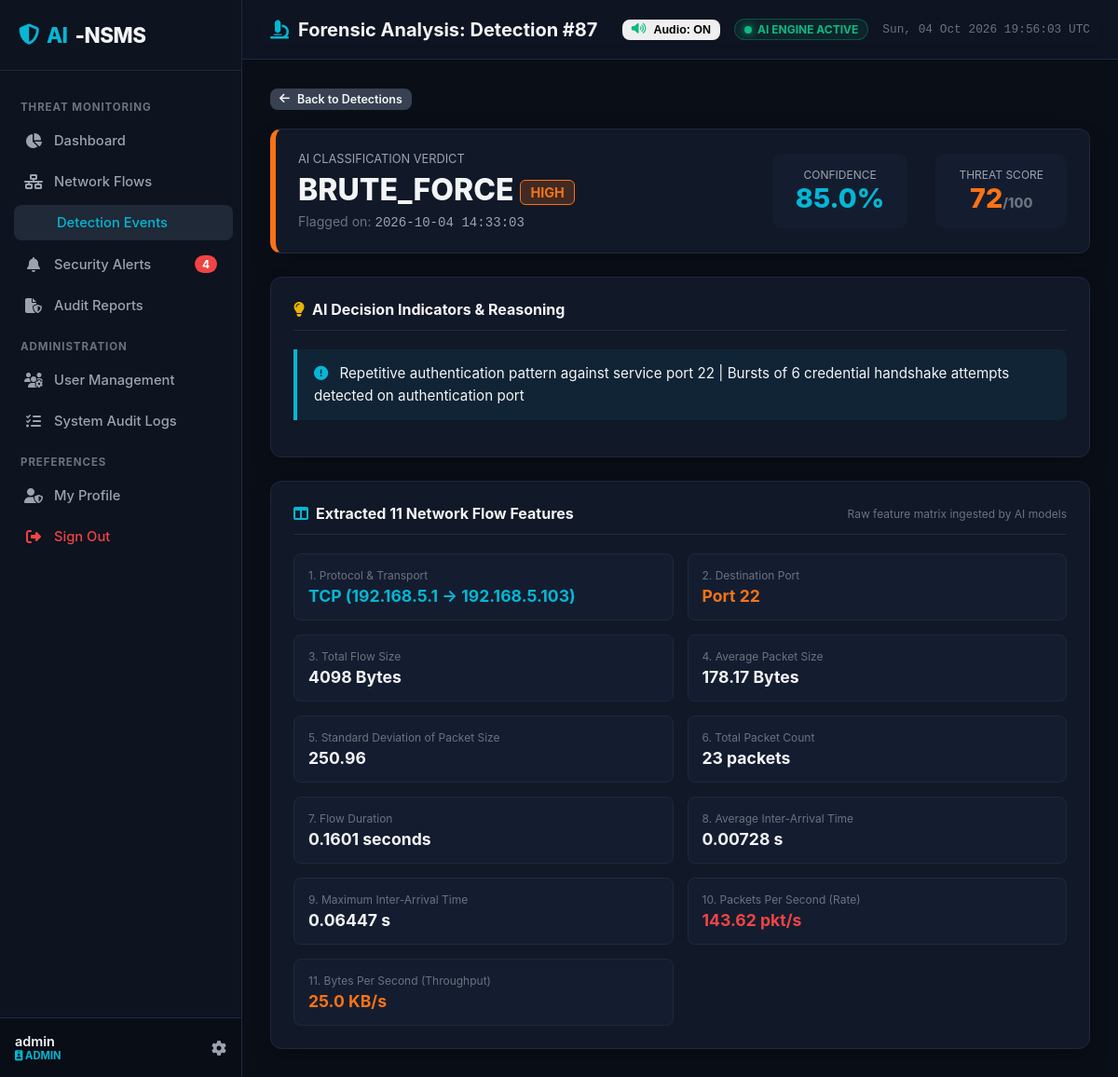
The page /detections/87 (signed in) on the database its author committed.
### tables this page shows
CREATE TABLE users (
            id INTEGER PRIMARY KEY AUTOINCREMENT,
            username TEXT UNIQUE NOT NULL,
            email TEXT UNIQUE NOT NULL,
            password_hash TEXT NOT NULL,
            role TEXT NOT NULL DEFAULT 'SECURITY_ANALYST',
            is_active INTEGER NOT NULL DEFAULT 1,
            must_change_password INTEGER NOT NULL DEFAULT 0,
            created_at TEXT NOT NULL,
            last_login TEXT
        );

CREATE TABLE detections (
            id INTEGER PRIMARY KEY AUTOINCREMENT,
            flow_id INTEGER NOT NULL,
            prediction TEXT NOT NULL,
            attack_type TEXT NOT NULL,
            confidence REAL NOT NULL DEFAULT 1.0,
            threat_score INTEGER NOT NULL DEFAULT 0,
            severity TEXT NOT NULL DEFAULT 'LOW',
            indicators TEXT,
            detected_at TEXT NOT NULL, traffic_source TEXT DEFAULT "live", session_id TEXT DEFAULT "",
            FOREIGN KEY (flow_id) REFERENCES network_flows (id) ON DELETE CASCADE
        );

CREATE TABLE network_flows (
            id INTEGER PRIMARY KEY AUTOINCREMENT,
            source_ip TEXT NOT NULL,
            destination_ip TEXT NOT NULL,
            protocol TEXT NOT NULL,
            destination_port INTEGER NOT NULL,
            flow_duration REAL NOT NULL DEFAULT 0.0,
            total_flow_size REAL NOT NULL DEFAULT 0.0,
            average_packet_size REAL NOT NULL DEFAULT 0.0,
            std_packet_size REAL NOT NULL DEFAULT 0.0,
            packet_count INTEGER NOT NULL DEFAULT 0,
            average_inter_arrival_time REAL NOT NULL DEFAULT 0.0,
            maximum_inter_arrival_time REAL NOT NULL DEFAULT 0.0,
            packets_per_second REAL NOT NULL DEFAULT 0.0,
            bytes_per_second REAL NOT NULL DEFAULT 0.0,
            captured_at TEXT NOT NULL
        , traffic_source TEXT DEFAULT "live", session_id TEXT DEFAULT "");

### src/routes/detection_routes.py (the view)
@detection_bp.route('/detections/<int:detection_id>')
@login_required
def detail(detection_id):
    user = get_current_user()
    det = Detection.find_by_id_with_flow(detection_id)
    if not det:
        abort(404)
    return render_template('detection_detail.html', user=user, detection=det)

### templates/detection_detail.html (shortened to what this page needs)
{% extends "base.html" %}
{% block page_header %}<i class="fas fa-microscope" style="color: var(--accent-cyan);"></i> Forensic Analysis: Detection #{{ detection.id }}{% endblock %}
{% block content %}
<div style="margin-bottom: 20px;">
    <a href="/detections" class="btn btn-secondary btn-sm"><i class="fas fa-arrow-left"></i> Back to Detections</a>
</div>
<div class="soc-card" style="margin-bottom: 25px; border-left: 6px solid var(--sev-{{ detection.severity|lower }});">
    <div style="display: flex; justify-content: space-between; align-items: center; flex-wrap: wrap; gap: 20px;">
        <div>
            <div style="font-size: 0.8rem; color: var(--text-secondary); text-transform: uppercase;">AI Classification Verdict</div>
            <h1 style="font-size: 2rem; font-weight: 800; margin: 6px 0; color: var(--text-primary);">
                {{ detection.attack_type }}
                <span class="badge-sev badge-{{ detection.severity|lower }}" style="vertical-align: middle; font-size: 0.9rem;">{{ detection.severity }}</span>
            </h1>
            <div style="color: var(--text-muted); font-size: 0.88rem;">
                Flagged on: <span class="code-font" style="color: var(--text-secondary);">{{ detection.detected_at.replace('T', ' ').split('.')[0] }}</span>
            </div>
        </div>
        <div style="display: flex; gap: 30px; text-align: center;">
            <div style="background: #141d2f; padding: 15px 25px; border-radius: 10px;">
                <div style="font-size: 0.75rem; color: var(--text-secondary); text-transform: uppercase;">Confidence</div>
                <div style="font-size: 1.8rem; font-weight: 800; color: var(--accent-cyan);">{{ "%.1f"|format(detection.confidence * 100) }}%</div>
            </div>
            <div style="background: #141d2f; padding: 15px 25px; border-radius: 10px;">
                <div style="font-size: 0.75rem; color: var(--text-secondary); text-transform: uppercase;">Threat Score</div>
                <div style="font-size: 1.8rem; font-weight: 800; color: {% if detection.threat_score >= 80 %}var(--sev-critical){% elif detection.threat_score >= 50 %}var(--sev-high){% else %}var(--sev-low){% endif %};">
                    {{ detection.threat_score }}<span style="font-size: 0.9rem; color: var(--text-muted);">/100</span>
                </div>
            </div>
        </div>
    </div>
</div>
<div class="soc-card" style="margin-bottom: 25px;">
    <div class="soc-card-header">
        <div class="soc-card-title"><i class="fas fa-lightbulb" style="color: var(--sev-medium);"></i> AI Decision Indicators & Reasoning</div>
    </div>
    <div class="indicator-box">
        <p style="font-size: 0.95rem; line-height: 1.6; color: var(--text-primary);">
            <i class="fas fa-circle-exclamation" style="color: var(--accent-cyan); margin-right: 8px;"></i>
            {{ detection.indicators or "Standard legitimate traffic pattern identified across all 11 statistical features." }}
        </p>
    </div>
</div>
<div class="soc-card">
    <div class="soc-card-header">
        <div class="soc-card-title"><i class="fas fa-table-columns" style="color: var(--accent-cyan);"></i> Extracted 11 Network Flow Features</div>
        <span style="font-size: 0.75rem; color: var(--text-muted);">Raw feature matrix ingested by AI models</span>
    </div>
    <div style="display: grid; grid-template-columns: repeat(auto-fit, minmax(280px, 1fr)); gap: 15px;">
        <div style="background: #141d2f; padding: 15px; border-radius: 8px; border: 1px solid var(--border-color);">
            <div style="font-size: 0.75rem; color: var(--text-muted);">1. Protocol & Transport</div>
            <div style="font-size: 1.1rem; font-weight: 700; color: var(--accent-cyan); margin-top: 4px;">{{ detection.flow.protocol }} ({{ detection.flow.source_ip }} &rarr; {{ detection.flow.destination_ip }})</div>
        </div>
        <div style="background: #141d2f; padding: 15px; border-radius: 8px; border: 1px solid var(--border-color);">
            <div style="font-size: 0.75rem; color: var(--text-muted);">2. Destination Port</div>
            <div style="font-size: 1.1rem; font-weight: 700; color: var(--sev-high); margin-top: 4px;">Port {{ detection.flow.destination_port }}</div>
        </div>
        <div style="background: #141d2f; padding: 15px; border-radius: 8px; border: 1px solid var(--border-color);">
            <div style="font-size: 0.75rem; color: var(--text-muted);">3. Total Flow Size</div>
            <div style="font-size: 1.1rem; font-weight: 700; color: var(--text-primary); margin-top: 4px;">{{ detection.flow.total_flow_size|int }} Bytes</div>
        </div>
        <div style="background: #141d2f; padding: 15px; border-radius: 8px; border: 1px solid var(--border-color);">
            <div style="font-size: 0.75rem; color: var(--text-muted);">4. Average Packet Size</div>
            <div style="font-size: 1.1rem; font-weight: 700; color: var(--text-primary); margin-top: 4px;">{{ detection.flow.average_packet_size }} Bytes</div>
        </div>
        <div style="background: #141d2f; padding: 15px; border-radius: 8px; border: 1px solid var(--border-color);">
            <div style="font-size: 0.75rem; color: var(--text-muted);">5. Standard Deviation of Packet Size</div>
            <div style="font-size: 1.1rem; font-weight: 700; color: var(--text-primary); margin-top: 4px;">{{ detection.flow.std_packet_size }}</div>
        </div>
        <div style="background: #141d2f; padding: 15px; border-radius: 8px; border: 1px solid var(--border-color);">
            <div style="font-size: 0.75rem; color: var(--text-muted);">6. Total Packet Count</div>
            <div style="font-size: 1.1rem; font-weight: 700; color: var(--text-primary); margin-top: 4px;">{{ detection.flow.packet_count }} packets</div>
        </div>
        <div style="background: #141d2f; padding: 15px; border-radius: 8px; border: 1px solid var(--border-color);">
            <div style="font-size: 0.75rem; color: var(--text-muted);">7. Flow Duration</div>
            <div style="font-size: 1.1rem; font-weight: 700; color: var(--text-primary); margin-top: 4px;">{{ detection.flow.flow_duration }} seconds</div>
        </div>
        <div style="background: #141d2f; padding: 15px; border-radius: 8px; border: 1px solid var(--border-color);">
            <div style="font-size: 0.75rem; color: var(--text-muted);">8. Average Inter-Arrival Time</div>
            <div style="font-size: 1.1rem; font-weight: 700; color: var(--text-primary); margin-top: 4px;">{{ detection.flow.average_inter_arrival_time }} s</div>
        </div>
        <div style="background: #141d2f; padding: 15px; border-radius: 8px; border: 1px solid var(--border-color);">
            <div style="font-size: 0.75rem; color: var(--text-muted);">9. Maximum Inter-Arrival Time</div>
            <div style="font-size: 1.1rem; font-weight: 700; color: var(--text-primary); margin-top: 4px;">{{ detection.flow.maximum_inter_arrival_time }} s</div>
        </div>
        <div style="background: #141d2f; padding: 15px; border-radius: 8px; border: 1px solid var(--border-color);">
            <div style="font-size: 0.75rem; color: var(--text-muted);">10. Packets Per Second (Rate)</div>
            <div style="font-size: 1.1rem; font-weight: 700; color: var(--sev-critical); margin-top: 4px;">{{ detection.flow.packets_per_second }} pkt/s</div>
        </div>
        <div style="background: #141d2f; padding: 15px; border-radius: 8px; border: 1px solid var(--border-color);">
            <div style="font-size: 0.75rem; color: var(--text-muted);">11. Bytes Per Second (Throughput)</div>
            <div style="font-size: 1.1rem; font-weight: 700; color: var(--sev-high); margin-top: 4px;">{{ (detection.flow.bytes_per_second / 1024)|round(1) }} KB/s</div>
        </div>
    </div>
</div>
{% endblock %}

### templates/base.html (shortened to what this page needs)
<!DOCTYPE html>
<html lang="en">
<head>
    <link rel="stylesheet" href="https://cdnjs.cloudflare.com/ajax/libs/font-awesome/6.5.1/css/all.min.css">
    <link rel="stylesheet" href="{{ url_for('static', filename='css/soc_theme.css') }}">
</head>
<body>
    <div class="app-container">
        <aside class="sidebar">
            <div class="sidebar-header">
                <div class="sidebar-logo">
                    <i class="fas fa-shield-halved" style="color: var(--accent-cyan);"></i>
                    <span>AI</span>-NSMS
                </div>
            </div>
            <ul class="sidebar-menu">
                <li class="menu-category">Threat Monitoring</li>
                <li>
                    <a href="/dashboard" class="sidebar-link {% if request.path == '/' or request.path == '/dashboard' %}active{% endif %}">
                        <i class="fas fa-chart-pie"></i>
                        <span>Dashboard</span>
                    </a>
                </li>
                <li>
                    <a href="/monitoring" class="sidebar-link {% if request.path == '/monitoring' %}active{% endif %}">
                        <i class="fas fa-network-wired"></i>
                        <span>Network Flows</span>
                    </a>
                </li>
                <li>
                    <a href="/detections" class="sidebar-link {% if request.path.startswith('/detections') %}active{% endif %}">
                        <span>Detection Events</span>
                    </a>
                </li>
                <li>
                    <a href="/alerts" class="sidebar-link {% if request.path == '/alerts' %}active{% endif %}">
                        <i class="fas fa-bell"></i>
                        <span>Security Alerts</span>
                        {% if active_alerts_count > 0 %}
                        <span class="badge-count">{{ active_alerts_count }}</span>
                        {% endif %}
                    </a>
                </li>
                <li>
                    <a href="/reports" class="sidebar-link {% if request.path == '/reports' %}active{% endif %}">
                        <i class="fas fa-file-shield"></i>
                        <span>Audit Reports</span>
                    </a>
                </li>
                {% if is_admin %}
                <li class="menu-category">Administration</li>
                <li>
                    <a href="/users" class="sidebar-link {% if request.path == '/users' %}active{% endif %}">
                        <i class="fas fa-users-gear"></i>
                        <span>User Management</span>
                    </a>
                </li>
                <li>
                    <a href="/logs" class="sidebar-link {% if request.path == '/logs' %}active{% endif %}">
                        <i class="fas fa-list-check"></i>
                        <span>System Audit Logs</span>
                    </a>
                </li>
                {% endif %}
                <li class="menu-category">Preferences</li>
                <li>
                    <a href="/profile" class="sidebar-link {% if request.path == '/profile' %}active{% endif %}">
                        <i class="fas fa-user-shield"></i>
                        <span>My Profile</span>
                    </a>
                </li>
                <li>
                    <a href="/logout" class="sidebar-link" style="color: var(--sev-critical);">
                        <i class="fas fa-right-from-bracket"></i>
                        <span>Sign Out</span>
                    </a>
                </li>
            </ul>
            <div class="sidebar-footer">
                <div class="user-info">
                    <span class="user-name">{{ current_user.username if current_user else 'Guest' }}</span>
                    <span class="user-role-badge">
                        <i class="fas fa-id-badge"></i> {{ current_user.role if current_user else 'ANALYST' }}
                    </span>
                </div>
                <a href="/profile" style="color: var(--text-secondary);"><i class="fas fa-gear"></i></a>
            </div>
        </aside>
        <div class="main-wrapper">
            <header class="topbar">
                <div class="page-title">
                    {% block page_header %}{% endblock %}
                </div>
                <div style="display: flex; align-items: center; gap: 15px;">
                    <button id="btn-global-audio-toggle" class="btn btn-outline-success btn-sm btn-audio-toggle" onclick="window.audioAlerts && window.audioAlerts.toggleMute()" title="Toggle Audio Alerts On/Off">
                    </button>
                    <div class="live-indicator">
                        <span class="pulse-dot"></span> AI ENGINE ACTIVE
                    </div>
                    <span style="font-size: 0.8rem; color: var(--text-muted); font-family: var(--font-mono);" id="live-clock"></span>
                </div>
            </header>
            <main class="content-body">
                {% block content %}{% endblock %}
            </main>
        </div>
    </div>
</body>
</html>

### rows shown on the page
users: username "admin", role "ADMIN"
detections: id "87", attack_type "BRUTE_FORCE", severity "HIGH", detected_at.replace "2026-10-04 14:33:03", detection.confidence*100 "85.0", threat_score "72", indicators "Repetitive authentication pattern against service port 22 | Bursts of 6 credential handshake attempts detected on authentication port"
network_flows: flow.protocol "TCP", flow.source_ip "192.168.5.1", flow.destination_ip "192.168.5.103", flow.destination_port "22", flow.total_flow_size "4098", flow.average_packet_size "178.17", flow.std_packet_size "250.96", flow.packet_count "23", flow.flow_duration "0.1601", flow.average_inter_arrival_time "0.00728", flow.maximum_inter_arrival_time "0.06447", flow.packets_per_second "143.62", (detection.flow.bytes_per_second/1024)|round(1) "25.0"

### other values the page prints
{{ active_alerts_count }} "4"
